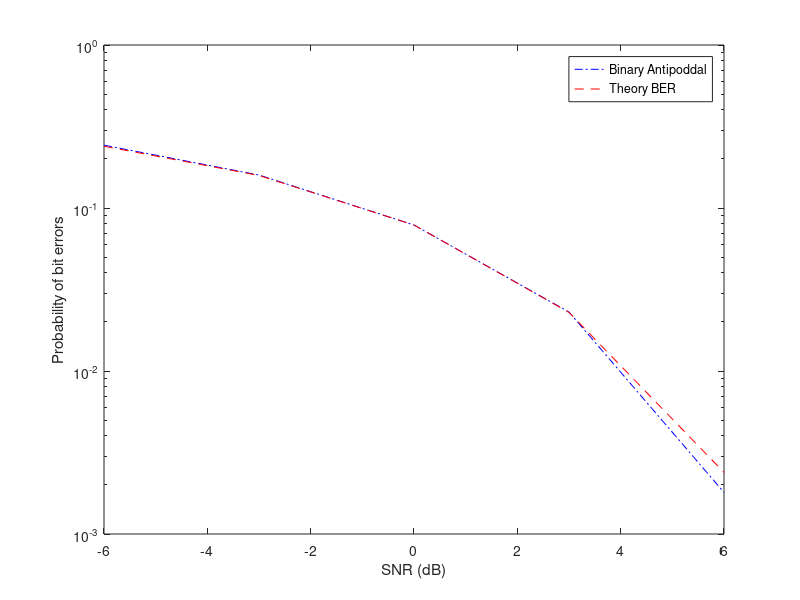

Write MATLAB code to recreate this figure.
%BER of Binary antipodal Signalling in AWGN channel
% let Eav=Eavb=1
clear all;
SNR_dB=[-6 -3 0 3 6];
SNR_theory=10.^(SNR_dB ./ 10);
N=10^4;
Count_BER=zeros(1,length(SNR_dB));
for n=1:length(SNR_dB)
 SNR=10^(SNR_dB(n)/10);
 N0=1/SNR;
 for t=1:N
 %-----------------------------------
 %generate received signal
 b=floor(rand(1)*2); % one-bit data
 x=(-1)^b;
 w=(randn(1)+j*randn(1))*sqrt(N0/2);
 y=x+w; % 接收訊號
 %-------------------------------------
 %Detection
 x_hat=sign(real(y));
 b_hat=0;
 if x_hat<0
    b_hat=1;
 end
    Count_BER(n)=Count_BER(n)+abs(b_hat-b);
 end
end

theory_BER = 0.5 * erfc(sqrt(SNR_theory));

BER=Count_BER./N;
semilogy(SNR_dB,BER,'b-.');
hold on;
semilogy(SNR_dB, theory_BER, 'r--');
xlabel('SNR (dB)');
ylabel('Probability of bit errors');
legend('Binary Antipoddal', 'Theory BER');



